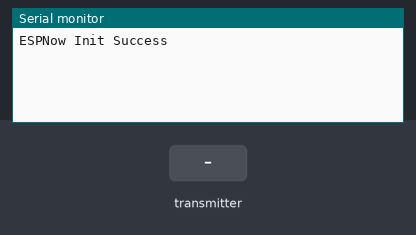
The sketch below on a simulated ESP32. Parts: the last lines printed to the serial monitor. The inputs (shaded band) are chosen by the test bench.

Above: at 1.2 s.
1.3 s: the transmitter starts sending roll = 0
At 1.61 s:
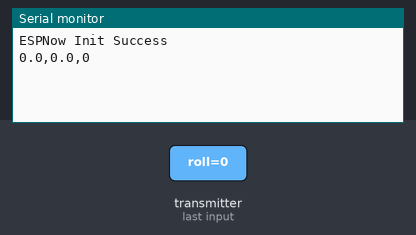
3.3 s: the transmitter starts sending pitch = 1024
At 3.61 s:
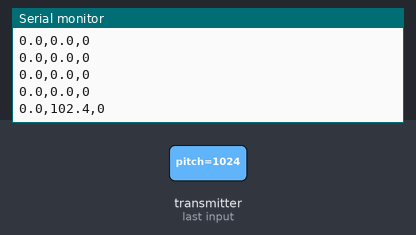
4.8 s: the transmitter starts sending yaw = 1024
At 5.11 s:
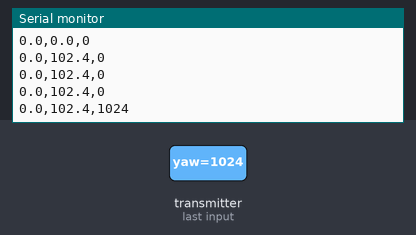
6.3 s: the transmitter starts sending roll = 1024
At 6.61 s:
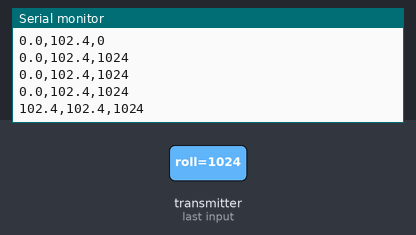
7.8 s: the transmitter starts sending pitch = 0
At 8.11 s:
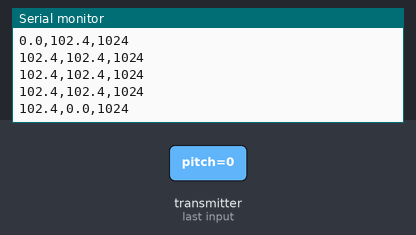
9.3 s: the transmitter starts sending yaw = 0
At 9.61 s:
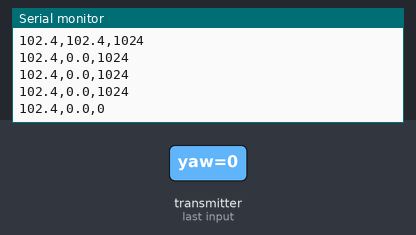

Measured:
- after the input at 1.3 s, the serial monitor: prints a new line at once (image 1)
- after the input at 3.3 s, the serial monitor: prints a new line at once (image 2)
- after the input at 4.8 s, the serial monitor: prints a new line at once (image 3)
- after the input at 6.3 s, the serial monitor: prints a new line at once (image 4)
- after the input at 7.8 s, the serial monitor: prints a new line at once (image 5)
- after the input at 9.3 s, the serial monitor: prints a new line at once (image 6)

The sketch:

FIN_ESP_PC.ino
```cpp
//// Mario Aguilera Ruiz
//// CICESE 2024

////Code for ESP32 board connected to the PC
//// Corregido para ESP32 Arduino core 3.x

#include <esp_now.h>
#include <WiFi.h>

int16_t roll, pitch, yaw, arm, thr, rolld, pitchd, p_roll, i_roll, d_roll, yawd;
float roll2, pitch2;   // grados con decimales

// ============================================================
//  >>> AQUI VA LA MAC DE LA ESP32 DEL DRON (la que recibe) <<<
//  Formato: cada par de la MAC se escribe como 0x..
//  Ejemplo: si la MAC es 04:B2:47:83:0C:D4
//  queda:   {0x04, 0xB2, 0x47, 0x83, 0x0C, 0xD4}
// ============================================================
uint8_t esp32_dron_mac[] = {0x04, 0xB2, 0x47, 0x83, 0x0C, 0xD4};

unsigned long lastTime = 0, sampleTime = 100;

//structure for ESP-NOW message
struct esp_now_msg {
  int16_t roll;
  int16_t pitch;
  int16_t yaw;
  int16_t arm;
  int16_t thr;
  int16_t rolld;
  int16_t pitchd;
  int16_t p_roll;
  int16_t i_roll;
  int16_t d_roll;
  int16_t yawd;      // comando de yaw (-50..50), 0 = sin giro
};

//function to initialize ESP-NOW protocol
void InitESPNow() {
  if (esp_now_init() == ESP_OK) {
    Serial.println("ESPNow Init Success");
  } else {
    Serial.println("ESPNow Init Failed");
    ESP.restart();
  }
}

//function to send ESP-NOW protocol
void enviar(esp_now_msg msg) {
  esp_err_t result = esp_now_send(esp32_dron_mac, (uint8_t *)&msg, sizeof(msg));
}

//callback function to receive ESP-NOW messages
//(firma nueva del core 3.x: recibe esp_now_recv_info_t en lugar de la MAC)
void OnDataRecv(const esp_now_recv_info_t *info, const uint8_t *datas, int data_len) {
  if (data_len < (int)sizeof(esp_now_msg)) return;  // ignora paquetes incompletos

  esp_now_msg msg_rec;
  memcpy(&msg_rec, datas, sizeof(msg_rec));

  roll = msg_rec.roll;
  pitch = msg_rec.pitch;
  yaw = msg_rec.yaw;

  roll2 = roll / 10.0;
  pitch2 = pitch / 10.0;
  Serial.print(roll2, 1);
  Serial.print(",");
  Serial.print(pitch2, 1);
  Serial.print(",");
  Serial.println(yaw);   // yaw (heading) en grados
}

void setup() {
  Serial.begin(115200);

  //Setup ESP-NOW
  WiFi.mode(WIFI_STA);
  InitESPNow();

  esp_now_peer_info_t peer;
  memset(&peer, 0, sizeof(peer));   // inicializa toda la estructura en cero
  peer.channel = 0;                 // 0 = usa el canal actual del WiFi
  peer.encrypt = false;
  memcpy(peer.peer_addr, esp32_dron_mac, 6);

  if (esp_now_add_peer(&peer) != ESP_OK) {
    Serial.println("Error al agregar el peer (revisa la MAC)");
  }

  esp_now_register_recv_cb(OnDataRecv);
}

void loop() {
  //Read data from PC
  if (Serial.available() > 0) {
    String input = Serial.readStringUntil('\n');
    input.trim();
    int index1 = input.indexOf(',');
    int index2 = input.indexOf(',', index1 + 1);
    int index3 = input.indexOf(',', index2 + 1);
    int index4 = input.indexOf(',', index3 + 1);
    int index5 = input.indexOf(',', index4 + 1);
    int index6 = input.indexOf(',', index5 + 1);
    if (index1 != -1 && index2 != -1 && index3 != -1 && index4 != -1 && index5 != -1 && index6 != -1) {
      arm    = input.substring(0, index1).toInt();
      thr    = input.substring(index1 + 1, index2).toInt();
      rolld  = input.substring(index2 + 1, index3).toInt();
      pitchd = input.substring(index3 + 1, index4).toInt();
      p_roll = input.substring(index4 + 1, index5).toInt();
      i_roll = input.substring(index5 + 1, index6).toInt();
      int index7 = input.indexOf(',', index6 + 1);   // campo opcional: yaw_cmd
      if (index7 != -1) {
        d_roll = input.substring(index6 + 1, index7).toInt();
        yawd   = input.substring(index7 + 1).toInt();
      } else {
        d_roll = input.substring(index6 + 1).toInt();
        yawd   = 0;
      }
    }
  }

  //send data to the quadcopter every 100ms
  if (millis() - lastTime > sampleTime) {
    lastTime = millis();
    esp_now_msg msg;
    memset(&msg, 0, sizeof(msg));
    msg.arm = arm;
    msg.thr = thr;
    msg.rolld = rolld;
    msg.pitchd = pitchd;
    msg.p_roll = p_roll;
    msg.i_roll = i_roll;
    msg.d_roll = d_roll;
    msg.yawd = yawd;

    enviar(msg);
  }
}
```
